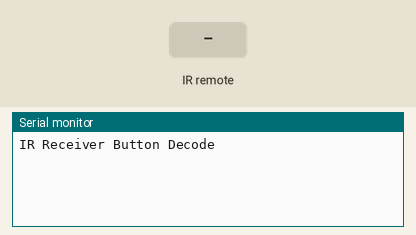
Bench run of a sketch on a simulated Arduino Uno, built with avr-gcc and run on an emulated ATmega328P. Parts: the last lines printed to the serial monitor. The test bench sets the inputs (shaded band).

Above: at 1.2 s.
1.3 s: infrared code 0xFF629D received
At 2.5 s:
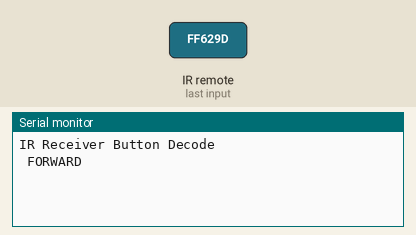
2.8 s: infrared code 0xFF22DD received
At 3.6 s:
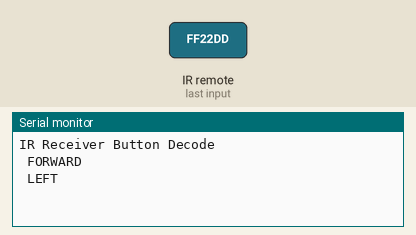
4.3 s: infrared code 0xFF02FD received
At 4.7 s:
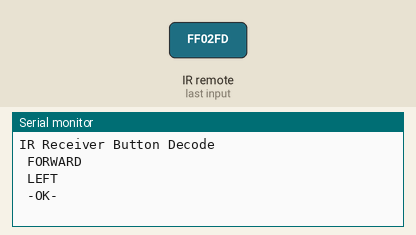
5.8 s: infrared code 0xFFC23D received
At 7.0 s:
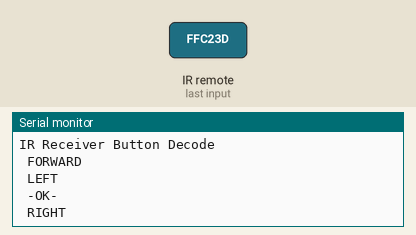
7.3 s: infrared code 0xFFA857 received
At 8.2 s:
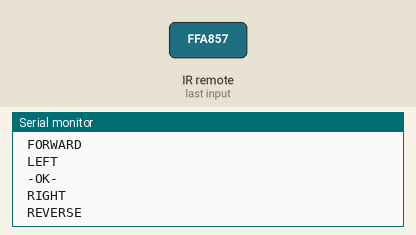
8.8 s: infrared code 0xFF6897 received
At 9.4 s:
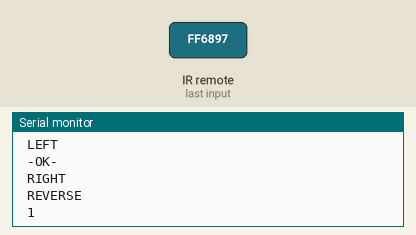

The sketch:

ir_remote_car.ino
```cpp
#include "IRremote.h"

int receiver = 11; // Signal Pin of IR receiver to Arduino Digital Pin 11

/*-----( Declare objects )-----*/
IRrecv irrecv(receiver);     // create instance of 'irrecv'
decode_results results;      // create instance of 'decode_results'

void setup()   /*----( SETUP: RUNS ONCE )----*/
{
  Serial.begin(9600);
  Serial.println("IR Receiver Button Decode");
  irrecv.enableIRIn(); // Start the receiver

}/*--(end setup )---*/


void loop()   /*----( LOOP: RUNS CONSTANTLY )----*/
{
  if (irrecv.decode(&results)) // have we received an IR signal?

  {
    translateIR();
    irrecv.resume(); // receive the next value
  }
}/* --(end main loop )-- */

/*-----( Function )-----*/
void translateIR() // takes action based on IR code received

// describing Remote IR codes

{

  switch(results.value)

  {

  case 0xFF629D: Serial.println(" FORWARD"); break;
  case 0xFF22DD: Serial.println(" LEFT");    break;
  case 0xFF02FD: Serial.println(" -OK-");    break;
  case 0xFFC23D: Serial.println(" RIGHT");   break;
  case 0xFFA857: Serial.println(" REVERSE"); break;
  case 0xFF6897: Serial.println(" 1");    break;
  case 0xFF9867: Serial.println(" 2");    break;
  case 0xFFB04F: Serial.println(" 3");    break;
  case 0xFF30CF: Serial.println(" 4");    break;
  case 0xFF18E7: Serial.println(" 5");    break;
  case 0xFF7A85: Serial.println(" 6");    break;
  case 0xFF10EF: Serial.println(" 7");    break;
  case 0xFF38C7: Serial.println(" 8");    break;
  case 0xFF5AA5: Serial.println(" 9");    break;
  case 0xFF42BD: Serial.println(" *");    break;
  case 0xFF4AB5: Serial.println(" 0");    break;
  case 0xFF52AD: Serial.println(" #");    break;
  case 0xFFFFFFFF: Serial.println(" REPEAT");break;

  default:
    Serial.println(" other button   ");

  }// End Case

  delay(500); // Do not get immediate repeat


}
```

Measured:
- after the input at 1.3 s, the serial monitor: prints a new line at once (image 1)
- after the input at 2.8 s, the serial monitor: prints a new line at once (image 2)
- after the input at 4.3 s, the serial monitor: prints a new line at once (image 3)
- after the input at 5.8 s, the serial monitor: prints a new line at once (image 4)
- after the input at 7.3 s, the serial monitor: prints a new line at once (image 5)
- after the input at 8.8 s, the serial monitor: prints a new line at once (image 6)
